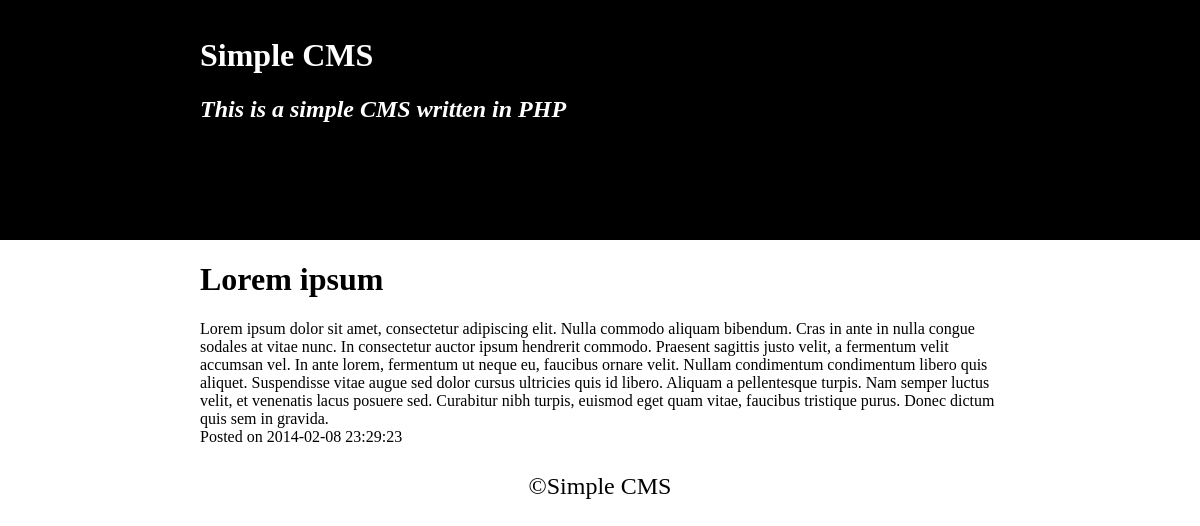
The app's page /?article=2 with its own data.
### tables this page shows
CREATE TABLE IF NOT EXISTS `config` (
  `id` int(11) NOT NULL AUTO_INCREMENT,
  `name` varchar(50) NOT NULL,
  `value` varchar(150) NOT NULL,
  PRIMARY KEY (`id`),
  UNIQUE KEY `name` (`name`)
);

CREATE TABLE IF NOT EXISTS `article` (
  `id` int(11) NOT NULL AUTO_INCREMENT,
  `title` varchar(50) NOT NULL,
  `content` text NOT NULL,
  `post_date` datetime NOT NULL,
  PRIMARY KEY (`id`)
);

### classes/site.php (the view)
<?php
    class Site{
        public static function title(){
            global $mysqli;
            $query = "SELECT value FROM config WHERE name='title'";
            $result = $mysqli->query($query);
            $title = $result->fetch_object();
            echo $title->value;
            return true;
        }
        public static function description(){
            global $mysqli;
            $query = "SELECT value FROM config WHERE name='description'";
            $result = $mysqli->query($query);
            $description = $result->fetch_object();
            echo $description->value;
            return true;
        }
    }
?>

### classes/article.php (shortened to what this page needs)
<?php
	class Article{
		public static function article_view(){
			if(isset($_GET['article'])){
				global $mysqli;
				$id = $_GET['article'];
				$query = "SELECT * FROM article WHERE id='".$id."'";
				$result = $mysqli->query($query);
				$row = $result->fetch_object();
				echo '<h1 class="article-view-title">' . $row->title . '</h1>';
				echo '<article class="article-content">' . $row->content . '</article>';
				echo '<time class="article-posted-date" datetime="'.$row->post_date.'">Posted on ' . $row->post_date . '</time>';
			}
		}
	}

### css/main.css (style rules this page uses)
body { margin: 0; }

### records on screen
config: value "Simple CMS Simple CMS"
config: value "This is a simple CMS written in PHP"
article: title "Lorem ipsum", content "Lorem ipsum dolor sit amet, consectetur adipiscing elit. Nulla commodo aliquam bibendum. Cras in ante in nulla congue sodales at vitae nunc. In consectetur auctor ipsum hendrerit commodo. Praesent sagittis justo velit, a fermentum velit accumsan vel. In ante lorem, fermentum ut neque eu, faucibus ornare velit. Nullam condimentum condimentum libero quis aliquet. Suspendisse vitae augue sed dolor cursus ultricies quis id libero. Aliquam a pellentesque turpis. Nam semper luctus velit, et venenatis lacus posuere sed. Curabitur nibh turpis, euismod eget quam vitae, faucibus tristique purus. Donec dictum quis sem in gravida.", post_date "2014-02-08 23:29:23"
